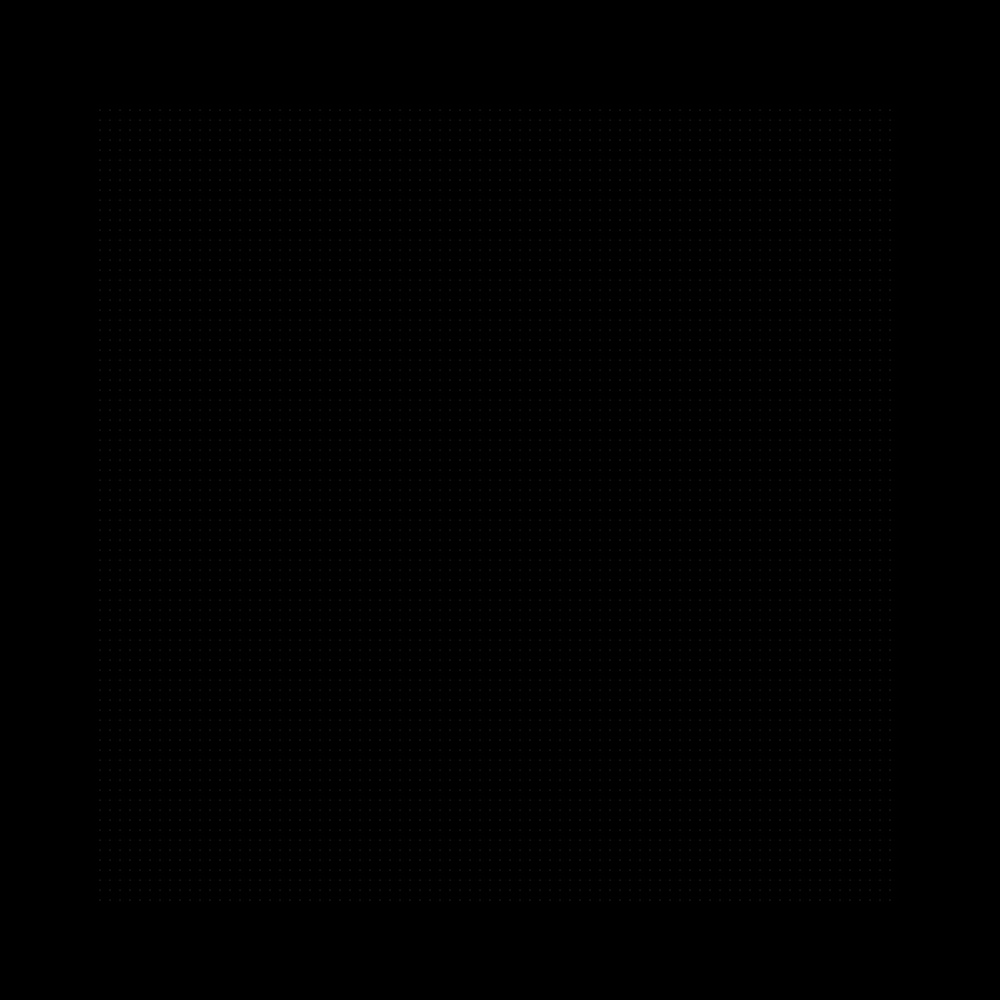
Frame 1 (no input)
Frame 60 (no input): identical to frame 1, image omitted
Frame 120 (the mouse pressed at the canvas centre since frame 60): identical to frame 1, image omitted

The p5.js sketch that drew this single still picture (run headless with seeded random() and noise() and a simulated clock; from frame 60 on, the mouse is pressed at the canvas centre):

// p5.js sketch
// ── sketch.js

function setup() {

  createCanvas(1000, 1000);
background(0);

  fill(255, 255, 255);
  translate(500, 500);
  scale(1, -1);
  noStroke();
  for (var x=-40;x<40;++x) 
  for (var y=-40;y<40;++y) 
  {
    ellipse(x*10, y*10, 0.7);    
  }
}

function draw() {
  //background(220);
}
